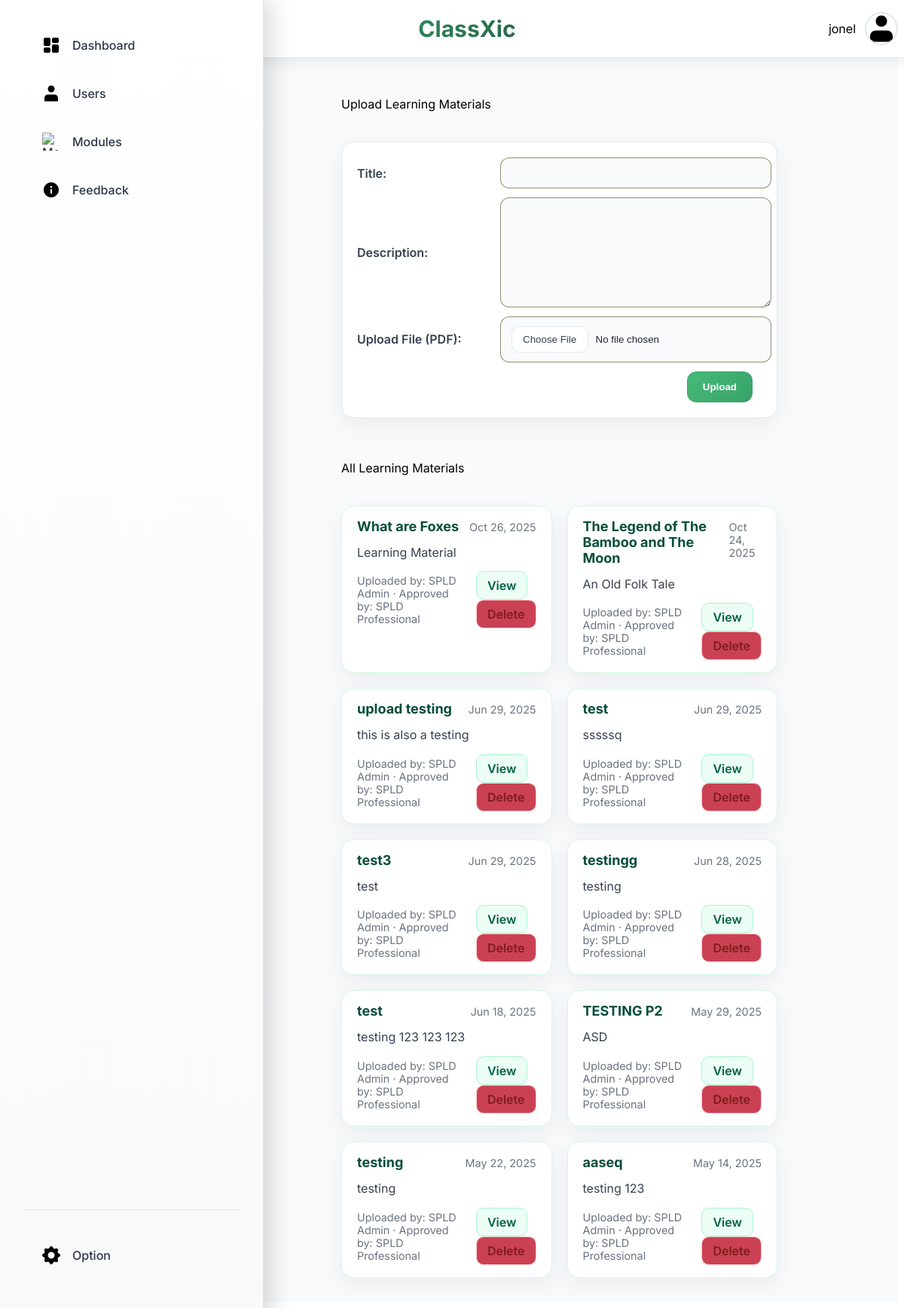
/admin_modules.php (signed in), run on the app's committed database.
### tables this page shows
CREATE TABLE `learning_materials` (
  `material_id` int(11) NOT NULL,
  `title` varchar(255) NOT NULL,
  `description` text NOT NULL,
  `uploaded_by_id` int(11) NOT NULL,
  `file_url` varchar(255) NOT NULL,
  `upload_date` datetime NOT NULL
);

CREATE TABLE `users` (
  `user_id` int(11) NOT NULL,
  `username` varchar(50) NOT NULL,
  `role` enum('student','admin') NOT NULL,
  `first_name` varchar(50) NOT NULL,
  `last_name` varchar(50) NOT NULL,
  `email` varchar(100) NOT NULL,
  `password_hash` varchar(255) NOT NULL,
  `contact_number` varchar(20) DEFAULT NULL,
  `address` text DEFAULT NULL,
  `date_of_birth` date DEFAULT NULL,
  `created_at` timestamp NOT NULL DEFAULT current_timestamp()
);

### admin_modules.php (the view, shortened to what this page needs)
<?php
include "myconnector.php";
?>
<!DOCTYPE html>
<html lang="en">
<head>
    <link rel="stylesheet" href="css/admin_modules.css">
</head>
<body>
  <nav class="navbar">
    <div class="burger-menu" onclick="toggleSidebar()">
      <div></div>
      <div></div>
      <div></div>
    </div>
    <div class="nav-center">ClassXic</div>
    <div class="user-info">
      <span><?php echo htmlspecialchars($_SESSION['username'] ?? 'Admin'); ?></span>
      <img src="Images/user-svgrepo-com.svg" alt="User Icon">
    </div>
  </nav>
  <div class="sidebar" id="sidebar">
    <div class="sidebar-content">
      <ul class="sidebar-nav">
        <li><a href="admin.php"><img src="Images/dashboard-svgrepo-com.svg" alt="Home Icon">Dashboard</a></li>
        <li><a href="admin_users.php"><img src="Images/user-svgrepo-com.svg" alt="Users Icon">Users</a></li>
        <li><a href="admin_modules.php"><img src="Images/book-svgrepo-com.svg" alt="Modules Icon">Modules</a></li>
        <li><a href="admin_feedback.php"><img src="Images/about-filled-svgrepo-com.svg" alt="Feedback Icon">Feedback</a></li>
      </ul>
      <div class="sidebar-bottom">
        <ul class="sidebar-options">
          <li>
            <a href="#" class="dropdown-toggle"><img src="Images/option.png" alt="Option Icon">Option</a>
          </li>
        </ul>
      </div>
    </div>
  </div>
  <main class="main-content">
    <div class="dashboard-wrapper">
      <div class="page-title" >Upload Learning Materials</div>
      <br><br>
        <form action="upload_material.php" method="POST" enctype="multipart/form-data">
            <label for="title">Title:</label>
            <input type="text" name="title" id="title" required>
            <label for="description">Description:</label>
            <textarea name="description" id="description" required></textarea>
            <label for="file">Upload File (PDF):</label>
            <input type="file" name="file" id="file" accept=".pdf" required>
            <button type="submit">Upload</button>
        </form>
        <br><br>
      <div style="height:16px"></div>
      <div class="page-title">All Learning Materials</div>
      <br><br>
      <?php
        $result = mysqli_query($conn, "SELECT l.material_id, l.title, l.description, l.file_url, l.upload_date, l.uploaded_by_id, u.first_name, u.last_name
                                      FROM learning_materials l
                                      LEFT JOIN users u ON l.uploaded_by_id = u.user_id
                                      ORDER BY l.upload_date DESC");
        if ($result && mysqli_num_rows($result) > 0):
      ?>
      <div class="module-list">
        <?php while ($row = mysqli_fetch_assoc($result)): ?>
          <div class="module-item">
            <div class="header">
              <div class="title"><?php echo htmlspecialchars($row['title']); ?></div>
              <div class="meta">
                <?php echo date("M j, Y", strtotime($row['upload_date'])); ?>
              </div>
            </div>
            <div class="description">
              <?php echo htmlspecialchars($row['description']); ?>
            </div>
            <div class="footer">
              <div class="meta">
                Uploaded by: <?php echo htmlspecialchars($row['first_name']); ?>
                · Approved by: SPLD Professional
              </div>
              <div class="actions">
                <a href="modules.php?file_url=<?php echo urlencode($row['file_url']); ?>">View</a>
                <a href="delete_module.php?id=<?php echo (int)$row['material_id']; ?>" onclick="return confirm('Delete this module?');" class="danger">Delete</a>
              </div>
            </div>
          </div>
        <?php endwhile; ?>
      </div>
      <?php else: ?>
        <p>No learning materials found.</p>
      <?php endif; ?>
    </div>
  </main>
</body>
</html>

### data on the page
learning_materials: title "What are Foxes", upload_date "Oct 26, 2025", description "Learning Material", uploaded_by.first_name "SPLD Admin"
learning_materials: title "The Legend of The Bamboo and The Moon", upload_date "Oct 24, 2025", description "An Old Folk Tale", uploaded_by.first_name "SPLD Admin"
learning_materials: title "upload testing", upload_date "Jun 29, 2025", description "this is also a testing", uploaded_by.first_name "SPLD Admin"
learning_materials: title "test", upload_date "Jun 29, 2025", description "sssssq", uploaded_by.first_name "SPLD Admin"
learning_materials: title "test3", upload_date "Jun 29, 2025", description "test", uploaded_by.first_name "SPLD Admin"
learning_materials: title "testingg", upload_date "Jun 28, 2025", description "testing", uploaded_by.first_name "SPLD Admin"
learning_materials: title "test", upload_date "Jun 18, 2025", description "testing 123 123 123", uploaded_by.first_name "SPLD Admin"
learning_materials: title "TESTING P2", upload_date "May 29, 2025", description "ASD", uploaded_by.first_name "SPLD Admin"
learning_materials: title "testing", upload_date "May 22, 2025", description "testing", uploaded_by.first_name "SPLD Admin"
learning_materials: title "aaseq", upload_date "May 14, 2025", description "testing 123", uploaded_by.first_name "SPLD Admin"

### other printed values
$_SESSION['username'] "jonel"
